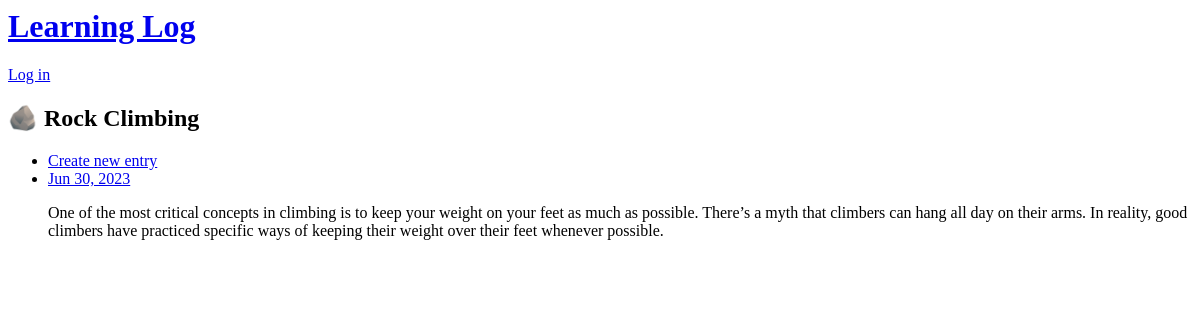
The page /topics/2/entries on the database as committed earlier.
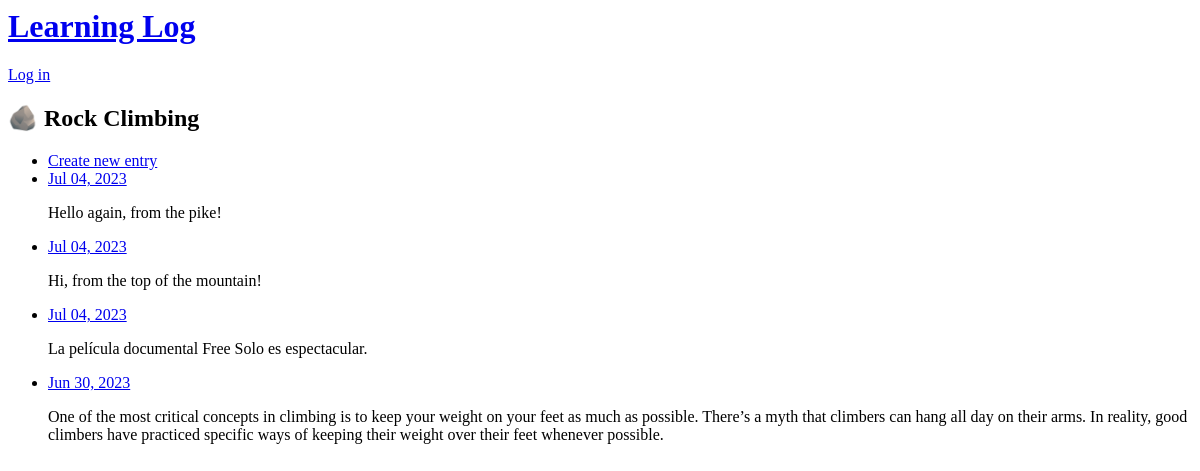
The same page on the database as committed later.
### learning_logs/models.py (models this page shows, shortened)
class Topic(models.Model):
    text = models.CharField(max_length=50)
    date_added = models.DateTimeField(auto_now_add=True)

class Entry(models.Model):
    topic = models.ForeignKey(Topic, on_delete=models.CASCADE)
    text = models.TextField()
    date_added = models.DateTimeField(auto_now_add=True)
    class Meta:
        verbose_name_plural = "entries"

### learning_logs/views.py (the view)
# urls.py: path("topics/<int:topic_id>/entries", views.topic, name="topic"),
def topic(request, topic_id):
    topic = Topic.objects.get(id=topic_id)
    entries = topic.entry_set.order_by("-date_added")
    context = {"topic": topic, "entries": entries}
    return render(request, "learning_logs/topic.html", context)

### learning_logs/templates/learning_logs/topic.html
{% extends 'learning_logs/base.html'%}
{% block content %}
<h2>{{ topic.text }}</h2>
<ul>
  <li><a href="{% url 'learning_logs:new_entry' topic.id %}">Create new entry</a></li>
  {% for entry in entries %}
  <li>
    <a href="{% url 'learning_logs:edit_entry' topic.id entry.id %}">{{ entry.date_added|date:'M d, Y' }}</a>
    {{ entry.text|linebreaks }}
  </li>
  {% endfor %}
</ul>
{% endblock content %}

### learning_logs/templates/learning_logs/base.html (shortened to what this page needs)
<h1><a href="{% url 'learning_logs:index' %}">Learning Log</a></h1>
{% if user.is_authenticated %}
<form action="{% url 'accounts:logout' %}" method="POST">
  {% csrf_token %}
  You're logged in as {{ user.username }} | <button name="submit">Log out</button>
</form>
{% else %}
<a href="{% url 'accounts:login' %}">Log in</a>
{% endif %}
{% block content%}{% endblock content %}

Rows that differ between the two databases and show on the page:
added Entry: date_added "Jul 04, 2023", text "Hello again, from the pike!"
added Entry: date_added "Jul 04, 2023", text "Hi, from the top of the mountain!"
added Entry: date_added "Jul 04, 2023", text "La película documental Free Solo es espectacular."
